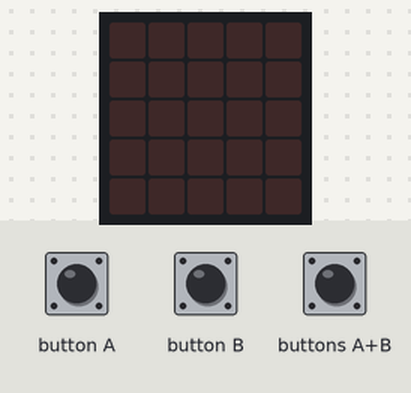
The program below on a simulated BBC micro:bit (MakeCode). On the bench: the board's 5×5 LED display. Inputs (shaded band) come from the test bench.

Above: at 1.2 s.
1.3 s: button A pressed for 0.15 s
At 2.6 s:
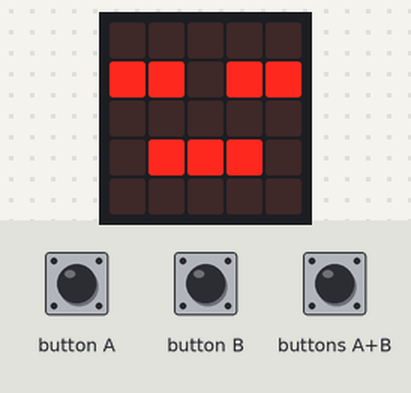
2.9 s: button B pressed for 0.15 s
At 3.9 s:
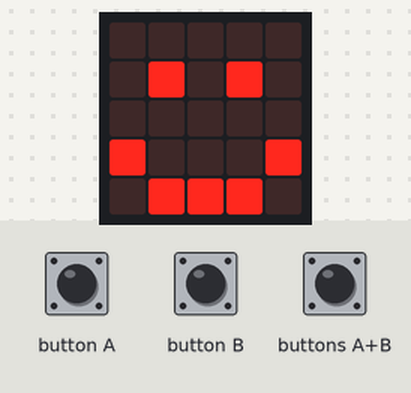
Timing chart, 0 to 5.9 s (numbered marks = the images above; inputs shaded):
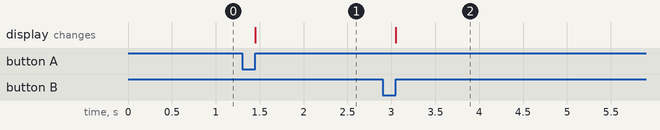

Measured:
- after the input at 1.3 s, the display: changes after 0.15 s (image 1)
- after the input at 2.9 s, the display: changes after 0.15 s (image 2)

The program:

main.ts
```typescript
input.onButtonPressed(Button.B, function () {
    basic.showIcon(IconNames.Happy)
})
input.onButtonPressed(Button.A, function () {
    basic.showIcon(IconNames.Asleep)
})
input.onButtonPressed(Button.AB, function () {
    basic.pause(2000)
    while (input.buttonIsPressed(Button.AB)) {
        led.plotBarGraph(
        pins.analogReadPin(AnalogPin.P0) - 511,
        512
        )
    }
})
```

test.ts
```typescript
// tests go here; this will not be compiled when this package is used as a library
```
